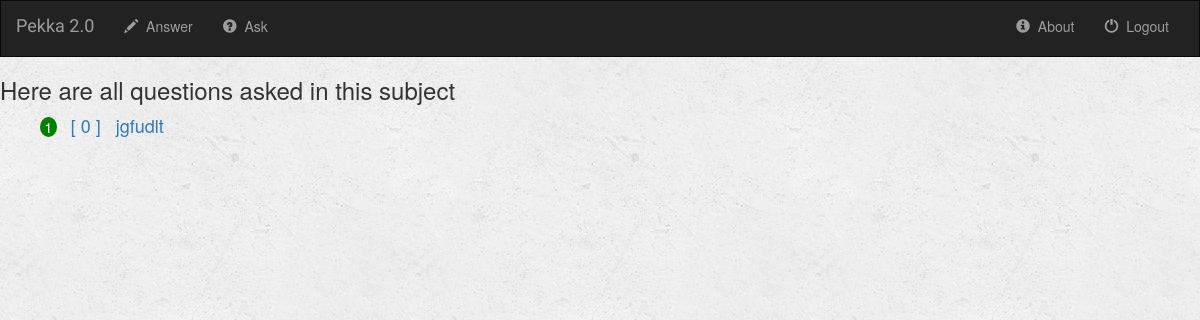
Page /pekka/TTM4100_a/ on the earlier database version.
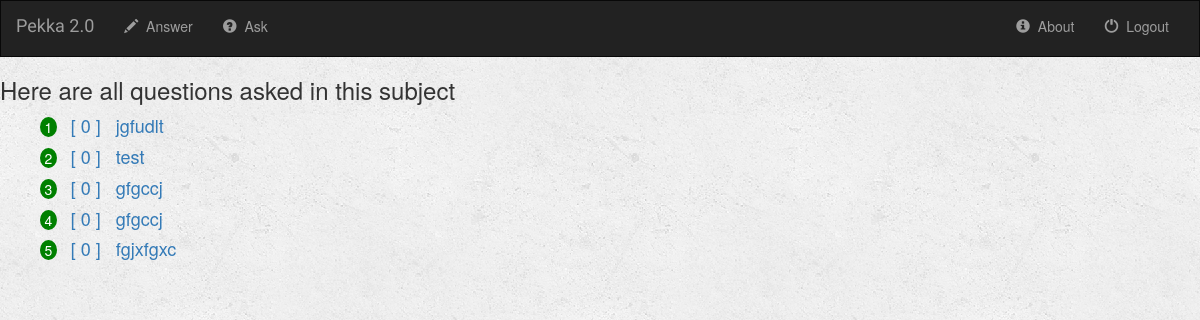
Same page on the later database version.
### pekka/models.py (models this page shows, shortened)
class Question(models.Model):
    author = models.ForeignKey(User, default=1)
    question_title = models.CharField(max_length=100)
    question_content = models.CharField(max_length=2000)
    is_answered = models.BooleanField(default=False)
    sub_code = models.CharField(max_length=10)
    ask_time = models.DateTimeField(default='2017-4-17T09:21:31+0000')
    def get_score(self):
        up = QuestionVotes.objects.filter(question=self, val=+1)
        down = QuestionVotes.objects.filter(question=self, val=-1)
        res = up.count()-down.count()
        return res

### pekka/views.py (the view)
def TTM4100_a(request):
    sub_code = 'TTM4100'
    all_questions_with_sub_code = Question.objects.filter(sub_code = sub_code)
    context = {
        'all_questions_with_sub_code': all_questions_with_sub_code,
    }
    return render(request, 'courses/TTM4100_a.html', context=context)

### pekka/templates/courses/TTM4100_a.html (shortened to what this page needs)
{% extends 'html_pages/base.html' %}
{% block body %}
    {% if all_questions_with_sub_code %}
        <h3>Here are all questions asked in this subject</h3>
        <ol>
            {% for question in all_questions_with_sub_code|dictsortreversed:"get_score" %}
                <li>
                    <a style="font-size: large;" href="{% url 'pekka:detail' question.id %}">[ {{question.get_score}} ] &nbsp; {{question.question_title}}</a>
                </li>
            {% endfor %}
        </ol>
    {% else %}
        <h3>There are no questions asked in this subject yet.</h3>
    {% endif %}
{% endblock %}

Differences in the rows shown:
added Question: get_score "0", question_title "test"
added Question: get_score "0", question_title "gfgccj"
added Question: get_score "0", question_title "gfgccj"
added Question: get_score "0", question_title "fgjxfgxc"
